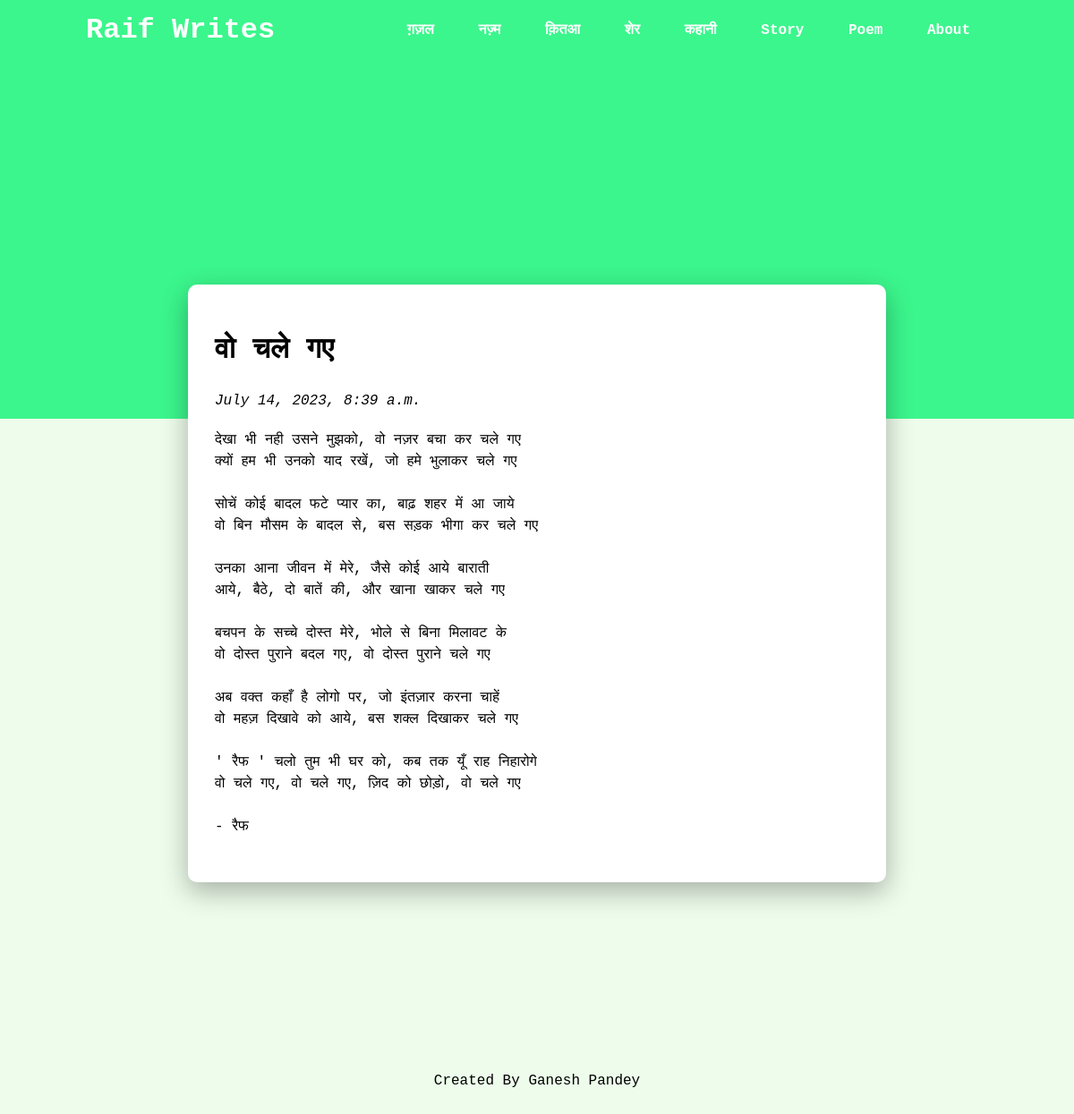
Screenshot of /ghazals/2 with the database file from the repository.
### ghazals/models.py (models this page shows)
class Ghazals(models.Model):
    date_written = models.DateTimeField()
    title = models.CharField(max_length=255)
    content = models.TextField()

### ghazals/views.py (the view)
# urls.py: path("<int:post_id>", views.view_ghazal, name='ghazal')
def view_ghazal(request, post_id):
    ghazal = Ghazals.objects.get(id=post_id)
    return render(request, 'post.html', {
        'post':ghazal
    })

### templates/post.html (shortened to what this page needs)
{% extends "layout.html" %}
{% block body %}
<div class="kahani">
    <div class="title"><h1>{{ post.title }}</h1></div>
    <div class="date-written"><i>{{ post.date_written }}</i></div>
   <p>{{ post.content | linebreaksbr}}</p>
</div>
{% endblock %}

### static/styles.css (style rules this page uses)
.container .kahani .date-written { margin: 20px 0; }
body { background-color: #edfceb; font-family: 'Courier New', monospace; line-height: 1.5; }
* { margin: 0; }

### rows the page displays
Ghazals: title "वो चले गए", date_written "July 14, 2023, 8:39 a.m.", content "देखा भी नही उसने मुझको, वो नज़र बचा कर चले गए क्यों हम भी उनको याद रखें, जो हमे भुलाकर चले गए सोचें कोई बादल फटे प्यार का, बाढ़ शहर में आ जाये वो बिन मौसम के बादल से, बस सड़क भीगा कर चले गए उनका आना जीवन में मेरे, जैसे कोई आये बाराती आये, बैठे, दो बातें की, और खाना खाकर चले गए बचपन के सच्चे दोस्त मेरे, भोले से बिना मिलावट के वो दोस्त पुराने बदल गए, वो दोस्त पुराने चले गए अब वक्त कहाँ है लोगो पर, जो इंतज़ार करना चाहें वो महज़ दिखावे को आये, बस शक्ल दिखाकर चले गए ' रैफ ' चलो तुम भी घर को, कब तक यूँ राह निहारोगे वो चले गए, वो चले गए, ज़िद को छोड़ो, वो चले गए - रैफ"
